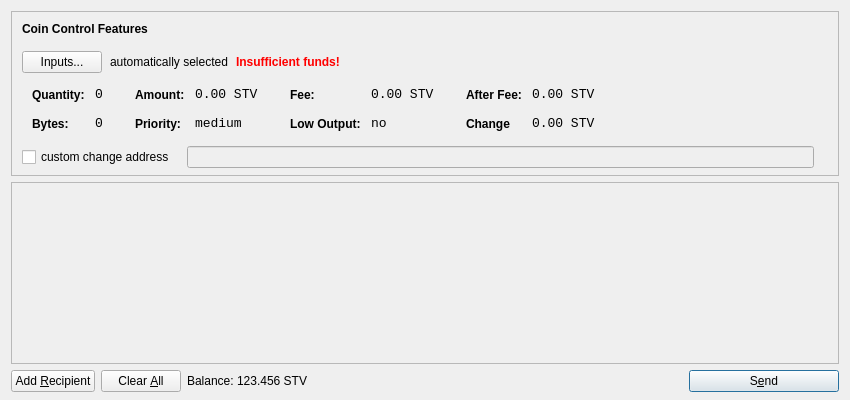
<?xml version="1.0" encoding="UTF-8"?>
<ui version="4.0">
 <class>SendCoinsDialog</class>
 <widget class="QDialog" name="SendCoinsDialog">
  <property name="geometry">
   <rect>
    <x>0</x>
    <y>0</y>
    <width>850</width>
    <height>400</height>
   </rect>
  </property>
  <property name="windowTitle">
   <string>Send Coins</string>
  </property>
  <layout class="QVBoxLayout" name="verticalLayout" stretch="0,1,0">
   <property name="bottomMargin">
    <number>8</number>
   </property>
   <item>
    <widget class="QFrame" name="frameCoinControl">
     <property name="sizePolicy">
      <sizepolicy hsizetype="Expanding" vsizetype="Expanding">
       <horstretch>0</horstretch>
       <verstretch>0</verstretch>
      </sizepolicy>
     </property>
     <property name="maximumSize">
      <size>
       <width>16777215</width>
       <height>16777215</height>
      </size>
     </property>
     <property name="frameShape">
      <enum>QFrame::StyledPanel</enum>
     </property>
     <property name="frameShadow">
      <enum>QFrame::Sunken</enum>
     </property>
     <layout class="QVBoxLayout" name="verticalLayoutCoinControl2">
      <property name="spacing">
       <number>6</number>
      </property>
      <property name="leftMargin">
       <number>0</number>
      </property>
      <property name="topMargin">
       <number>0</number>
      </property>
      <property name="rightMargin">
       <number>0</number>
      </property>
      <property name="bottomMargin">
       <number>6</number>
      </property>
      <item>
       <layout class="QVBoxLayout" name="verticalLayoutCoinControl" stretch="0,0,0,0,1">
        <property name="spacing">
         <number>0</number>
        </property>
        <property name="leftMargin">
         <number>10</number>
        </property>
        <property name="topMargin">
         <number>10</number>
        </property>
        <item>
         <layout class="QHBoxLayout" name="horizontalLayoutCoinControl1">
          <property name="bottomMargin">
           <number>15</number>
          </property>
          <item>
           <widget class="QLabel" name="labelCoinControlFeatures">
            <property name="sizePolicy">
             <sizepolicy hsizetype="Preferred" vsizetype="Maximum">
              <horstretch>0</horstretch>
              <verstretch>0</verstretch>
             </sizepolicy>
            </property>
            <property name="font">
             <font>
              <weight>75</weight>
              <bold>true</bold>
             </font>
            </property>
            <property name="styleSheet">
             <string notr="true">font-weight:bold;</string>
            </property>
            <property name="text">
             <string>Coin Control Features</string>
            </property>
           </widget>
          </item>
         </layout>
        </item>
        <item>
         <layout class="QHBoxLayout" name="horizontalLayoutCoinControl2" stretch="0,0,0,0">
          <property name="spacing">
           <number>8</number>
          </property>
          <property name="bottomMargin">
           <number>10</number>
          </property>
          <item>
           <widget class="QPushButton" name="pushButtonCoinControl">
            <property name="styleSheet">
             <string notr="true"/>
            </property>
            <property name="text">
             <string>Inputs...</string>
            </property>
           </widget>
          </item>
          <item>
           <widget class="QLabel" name="labelCoinControlAutomaticallySelected">
            <property name="text">
             <string>automatically selected</string>
            </property>
            <property name="margin">
             <number>5</number>
            </property>
           </widget>
          </item>
          <item>
           <widget class="QLabel" name="labelCoinControlInsuffFunds">
            <property name="font">
             <font>
              <weight>75</weight>
              <bold>true</bold>
             </font>
            </property>
            <property name="styleSheet">
             <string notr="true">color:red;font-weight:bold;</string>
            </property>
            <property name="text">
             <string>Insufficient funds!</string>
            </property>
            <property name="margin">
             <number>5</number>
            </property>
           </widget>
          </item>
          <item>
           <spacer name="horizontalSpacerCoinControl">
            <property name="orientation">
             <enum>Qt::Horizontal</enum>
            </property>
            <property name="sizeHint" stdset="0">
             <size>
              <width>40</width>
              <height>1</height>
             </size>
            </property>
           </spacer>
          </item>
         </layout>
        </item>
        <item>
         <widget class="QWidget" name="widgetCoinControl" native="true">
          <property name="sizePolicy">
           <sizepolicy hsizetype="Preferred" vsizetype="Preferred">
            <horstretch>0</horstretch>
            <verstretch>0</verstretch>
           </sizepolicy>
          </property>
          <property name="minimumSize">
           <size>
            <width>0</width>
            <height>0</height>
           </size>
          </property>
          <property name="styleSheet">
           <string notr="true"/>
          </property>
          <layout class="QHBoxLayout" name="horizontalLayoutCoinControl5">
           <property name="leftMargin">
            <number>0</number>
           </property>
           <property name="topMargin">
            <number>0</number>
           </property>
           <property name="rightMargin">
            <number>0</number>
           </property>
           <property name="bottomMargin">
            <number>0</number>
           </property>
           <item>
            <layout class="QHBoxLayout" name="horizontalLayoutCoinControl3" stretch="0,0,0,1">
             <property name="spacing">
              <number>20</number>
             </property>
             <property name="topMargin">
              <number>0</number>
             </property>
             <property name="bottomMargin">
              <number>10</number>
             </property>
             <item>
              <layout class="QFormLayout" name="formLayoutCoinControl1">
               <property name="horizontalSpacing">
                <number>10</number>
               </property>
               <property name="verticalSpacing">
                <number>14</number>
               </property>
               <property name="leftMargin">
                <number>10</number>
               </property>
               <property name="topMargin">
                <number>4</number>
               </property>
               <property name="rightMargin">
                <number>6</number>
               </property>
               <item row="0" column="0">
                <widget class="QLabel" name="labelCoinControlQuantityText">
                 <property name="styleSheet">
                  <string notr="true">font-weight:bold;</string>
                 </property>
                 <property name="text">
                  <string>Quantity:</string>
                 </property>
                 <property name="margin">
                  <number>0</number>
                 </property>
                </widget>
               </item>
               <item row="0" column="1">
                <widget class="QLabel" name="labelCoinControlQuantity">
                 <property name="font">
                  <font>
                   <family>Monospace</family>
                   <pointsize>10</pointsize>
                  </font>
                 </property>
                 <property name="cursor">
                  <cursorShape>IBeamCursor</cursorShape>
                 </property>
                 <property name="contextMenuPolicy">
                  <enum>Qt::ActionsContextMenu</enum>
                 </property>
                 <property name="text">
                  <string>0</string>
                 </property>
                 <property name="margin">
                  <number>0</number>
                 </property>
                 <property name="textInteractionFlags">
                  <set>Qt::LinksAccessibleByMouse|Qt::TextSelectableByKeyboard|Qt::TextSelectableByMouse</set>
                 </property>
                </widget>
               </item>
               <item row="1" column="0">
                <widget class="QLabel" name="labelCoinControlBytesText">
                 <property name="styleSheet">
                  <string notr="true">font-weight:bold;</string>
                 </property>
                 <property name="text">
                  <string>Bytes:</string>
                 </property>
                </widget>
               </item>
               <item row="1" column="1">
                <widget class="QLabel" name="labelCoinControlBytes">
                 <property name="font">
                  <font>
                   <family>Monospace</family>
                   <pointsize>10</pointsize>
                  </font>
                 </property>
                 <property name="cursor">
                  <cursorShape>IBeamCursor</cursorShape>
                 </property>
                 <property name="contextMenuPolicy">
                  <enum>Qt::ActionsContextMenu</enum>
                 </property>
                 <property name="text">
                  <string>0</string>
                 </property>
                 <property name="textInteractionFlags">
                  <set>Qt::LinksAccessibleByMouse|Qt::TextSelectableByKeyboard|Qt::TextSelectableByMouse</set>
                 </property>
                </widget>
               </item>
              </layout>
             </item>
             <item>
              <layout class="QFormLayout" name="formLayoutCoinControl2">
               <property name="horizontalSpacing">
                <number>10</number>
               </property>
               <property name="verticalSpacing">
                <number>14</number>
               </property>
               <property name="leftMargin">
                <number>6</number>
               </property>
               <property name="topMargin">
                <number>4</number>
               </property>
               <property name="rightMargin">
                <number>6</number>
               </property>
               <item row="0" column="0">
                <widget class="QLabel" name="labelCoinControlAmountText">
                 <property name="styleSheet">
                  <string notr="true">font-weight:bold;</string>
                 </property>
                 <property name="text">
                  <string>Amount:</string>
                 </property>
                 <property name="margin">
                  <number>0</number>
                 </property>
                </widget>
               </item>
               <item row="0" column="1">
                <widget class="QLabel" name="labelCoinControlAmount">
                 <property name="font">
                  <font>
                   <family>Monospace</family>
                   <pointsize>10</pointsize>
                  </font>
                 </property>
                 <property name="cursor">
                  <cursorShape>IBeamCursor</cursorShape>
                 </property>
                 <property name="contextMenuPolicy">
                  <enum>Qt::ActionsContextMenu</enum>
                 </property>
                 <property name="text">
                  <string>0.00 STV</string>
                 </property>
                 <property name="textInteractionFlags">
                  <set>Qt::LinksAccessibleByMouse|Qt::TextSelectableByKeyboard|Qt::TextSelectableByMouse</set>
                 </property>
                </widget>
               </item>
               <item row="1" column="0">
                <widget class="QLabel" name="labelCoinControlPriorityText">
                 <property name="styleSheet">
                  <string notr="true">font-weight:bold;</string>
                 </property>
                 <property name="text">
                  <string>Priority:</string>
                 </property>
                </widget>
               </item>
               <item row="1" column="1">
                <widget class="QLabel" name="labelCoinControlPriority">
                 <property name="font">
                  <font>
                   <family>Monospace</family>
                   <pointsize>10</pointsize>
                  </font>
                 </property>
                 <property name="cursor">
                  <cursorShape>IBeamCursor</cursorShape>
                 </property>
                 <property name="contextMenuPolicy">
                  <enum>Qt::ActionsContextMenu</enum>
                 </property>
                 <property name="text">
                  <string>medium</string>
                 </property>
                 <property name="textInteractionFlags">
                  <set>Qt::LinksAccessibleByMouse|Qt::TextSelectableByKeyboard|Qt::TextSelectableByMouse</set>
                 </property>
                </widget>
               </item>
              </layout>
             </item>
             <item>
              <layout class="QFormLayout" name="formLayoutCoinControl3">
               <property name="horizontalSpacing">
                <number>10</number>
               </property>
               <property name="verticalSpacing">
                <number>14</number>
               </property>
               <property name="leftMargin">
                <number>6</number>
               </property>
               <property name="topMargin">
                <number>4</number>
               </property>
               <property name="rightMargin">
                <number>6</number>
               </property>
               <item row="0" column="0">
                <widget class="QLabel" name="labelCoinControlFeeText">
                 <property name="styleSheet">
                  <string notr="true">font-weight:bold;</string>
                 </property>
                 <property name="text">
                  <string>Fee:</string>
                 </property>
                 <property name="margin">
                  <number>0</number>
                 </property>
                </widget>
               </item>
               <item row="0" column="1">
                <widget class="QLabel" name="labelCoinControlFee">
                 <property name="font">
                  <font>
                   <family>Monospace</family>
                   <pointsize>10</pointsize>
                  </font>
                 </property>
                 <property name="cursor">
                  <cursorShape>IBeamCursor</cursorShape>
                 </property>
                 <property name="contextMenuPolicy">
                  <enum>Qt::ActionsContextMenu</enum>
                 </property>
                 <property name="text">
                  <string>0.00 STV</string>
                 </property>
                 <property name="textInteractionFlags">
                  <set>Qt::LinksAccessibleByMouse|Qt::TextSelectableByKeyboard|Qt::TextSelectableByMouse</set>
                 </property>
                </widget>
               </item>
               <item row="1" column="0">
                <widget class="QLabel" name="labelCoinControlLowOutputText">
                 <property name="styleSheet">
                  <string notr="true">font-weight:bold;</string>
                 </property>
                 <property name="text">
                  <string>Low Output:</string>
                 </property>
                </widget>
               </item>
               <item row="1" column="1">
                <widget class="QLabel" name="labelCoinControlLowOutput">
                 <property name="font">
                  <font>
                   <family>Monospace</family>
                   <pointsize>10</pointsize>
                  </font>
                 </property>
                 <property name="cursor">
                  <cursorShape>IBeamCursor</cursorShape>
                 </property>
                 <property name="contextMenuPolicy">
                  <enum>Qt::ActionsContextMenu</enum>
                 </property>
                 <property name="text">
                  <string>no</string>
                 </property>
                 <property name="textInteractionFlags">
                  <set>Qt::LinksAccessibleByMouse|Qt::TextSelectableByKeyboard|Qt::TextSelectableByMouse</set>
                 </property>
                </widget>
               </item>
              </layout>
             </item>
             <item>
              <layout class="QFormLayout" name="formLayoutCoinControl4">
               <property name="horizontalSpacing">
                <number>10</number>
               </property>
               <property name="verticalSpacing">
                <number>14</number>
               </property>
               <property name="leftMargin">
                <number>6</number>
               </property>
               <property name="topMargin">
                <number>4</number>
               </property>
               <property name="rightMargin">
                <number>6</number>
               </property>
               <item row="0" column="0">
                <widget class="QLabel" name="labelCoinControlAfterFeeText">
                 <property name="styleSheet">
                  <string notr="true">font-weight:bold;</string>
                 </property>
                 <property name="text">
                  <string>After Fee:</string>
                 </property>
                 <property name="margin">
                  <number>0</number>
                 </property>
                </widget>
               </item>
               <item row="0" column="1">
                <widget class="QLabel" name="labelCoinControlAfterFee">
                 <property name="font">
                  <font>
                   <family>Monospace</family>
                   <pointsize>10</pointsize>
                  </font>
                 </property>
                 <property name="cursor">
                  <cursorShape>IBeamCursor</cursorShape>
                 </property>
                 <property name="contextMenuPolicy">
                  <enum>Qt::ActionsContextMenu</enum>
                 </property>
                 <property name="text">
                  <string>0.00 STV</string>
                 </property>
                 <property name="textInteractionFlags">
                  <set>Qt::LinksAccessibleByMouse|Qt::TextSelectableByKeyboard|Qt::TextSelectableByMouse</set>
                 </property>
                </widget>
               </item>
               <item row="1" column="0">
                <widget class="QLabel" name="labelCoinControlChangeText">
                 <property name="styleSheet">
                  <string notr="true">font-weight:bold;</string>
                 </property>
                 <property name="text">
                  <string>Change</string>
                 </property>
                </widget>
               </item>
               <item row="1" column="1">
                <widget class="QLabel" name="labelCoinControlChange">
                 <property name="font">
                  <font>
                   <family>Monospace</family>
                   <pointsize>10</pointsize>
                  </font>
                 </property>
                 <property name="cursor">
                  <cursorShape>IBeamCursor</cursorShape>
                 </property>
                 <property name="contextMenuPolicy">
                  <enum>Qt::ActionsContextMenu</enum>
                 </property>
                 <property name="text">
                  <string>0.00 STV</string>
                 </property>
                 <property name="textInteractionFlags">
                  <set>Qt::LinksAccessibleByMouse|Qt::TextSelectableByKeyboard|Qt::TextSelectableByMouse</set>
                 </property>
                </widget>
               </item>
              </layout>
             </item>
            </layout>
           </item>
          </layout>
         </widget>
        </item>
        <item>
         <layout class="QHBoxLayout" name="horizontalLayoutCoinControl4" stretch="0,0,0">
          <property name="spacing">
           <number>12</number>
          </property>
          <property name="sizeConstraint">
           <enum>QLayout::SetDefaultConstraint</enum>
          </property>
          <property name="topMargin">
           <number>5</number>
          </property>
          <property name="rightMargin">
           <number>5</number>
          </property>
          <item>
           <widget class="QCheckBox" name="checkBoxCoinControlChange">
            <property name="text">
             <string>custom change address</string>
            </property>
           </widget>
          </item>
          <item>
           <widget class="QLineEdit" name="lineEditCoinControlChange">
            <property name="enabled">
             <bool>false</bool>
            </property>
            <property name="sizePolicy">
             <sizepolicy hsizetype="Expanding" vsizetype="Fixed">
              <horstretch>0</horstretch>
              <verstretch>0</verstretch>
             </sizepolicy>
            </property>
           </widget>
          </item>
          <item>
           <widget class="QLabel" name="labelCoinControlChangeLabel">
            <property name="sizePolicy">
             <sizepolicy hsizetype="Preferred" vsizetype="Expanding">
              <horstretch>0</horstretch>
              <verstretch>0</verstretch>
             </sizepolicy>
            </property>
            <property name="minimumSize">
             <size>
              <width>0</width>
              <height>0</height>
             </size>
            </property>
            <property name="text">
             <string/>
            </property>
            <property name="margin">
             <number>3</number>
            </property>
           </widget>
          </item>
         </layout>
        </item>
        <item>
         <spacer name="verticalSpacerCoinControl">
          <property name="orientation">
           <enum>Qt::Vertical</enum>
          </property>
          <property name="sizeHint" stdset="0">
           <size>
            <width>800</width>
            <height>1</height>
           </size>
          </property>
         </spacer>
        </item>
       </layout>
      </item>
     </layout>
    </widget>
   </item>
   <item>
    <widget class="QScrollArea" name="scrollArea">
     <property name="widgetResizable">
      <bool>true</bool>
     </property>
     <widget class="QWidget" name="scrollAreaWidgetContents">
      <property name="geometry">
       <rect>
        <x>0</x>
        <y>0</y>
        <width>830</width>
        <height>172</height>
       </rect>
      </property>
      <layout class="QVBoxLayout" name="verticalLayout_2">
       <property name="leftMargin">
        <number>0</number>
       </property>
       <property name="topMargin">
        <number>0</number>
       </property>
       <property name="rightMargin">
        <number>0</number>
       </property>
       <property name="bottomMargin">
        <number>0</number>
       </property>
       <item>
        <layout class="QVBoxLayout" name="entries">
         <property name="spacing">
          <number>6</number>
         </property>
        </layout>
       </item>
       <item>
        <spacer name="verticalSpacer">
         <property name="orientation">
          <enum>Qt::Vertical</enum>
         </property>
         <property name="sizeHint" stdset="0">
          <size>
           <width>20</width>
           <height>40</height>
          </size>
         </property>
        </spacer>
       </item>
      </layout>
     </widget>
    </widget>
   </item>
   <item>
    <layout class="QHBoxLayout" name="horizontalLayout">
     <item>
      <widget class="QPushButton" name="addButton">
       <property name="toolTip">
        <string>Send to multiple recipients at once</string>
       </property>
       <property name="text">
        <string>Add &amp;Recipient</string>
       </property>
       <property name="icon">
        <iconset resource="../bitcoin.qrc">
         <normaloff>:/icons/add</normaloff>:/icons/add</iconset>
       </property>
       <property name="autoDefault">
        <bool>false</bool>
       </property>
      </widget>
     </item>
     <item>
      <widget class="QPushButton" name="clearButton">
       <property name="sizePolicy">
        <sizepolicy hsizetype="Minimum" vsizetype="Fixed">
         <horstretch>0</horstretch>
         <verstretch>0</verstretch>
        </sizepolicy>
       </property>
       <property name="toolTip">
        <string>Remove all transaction fields</string>
       </property>
       <property name="text">
        <string>Clear &amp;All</string>
       </property>
       <property name="icon">
        <iconset resource="../bitcoin.qrc">
         <normaloff>:/icons/remove</normaloff>:/icons/remove</iconset>
       </property>
       <property name="autoRepeatDelay">
        <number>300</number>
       </property>
       <property name="autoDefault">
        <bool>false</bool>
       </property>
      </widget>
     </item>
     <item>
      <layout class="QHBoxLayout" name="horizontalLayout_2">
       <property name="spacing">
        <number>3</number>
       </property>
       <item>
        <widget class="QLabel" name="label">
         <property name="sizePolicy">
          <sizepolicy hsizetype="Preferred" vsizetype="Fixed">
           <horstretch>0</horstretch>
           <verstretch>0</verstretch>
          </sizepolicy>
         </property>
         <property name="text">
          <string>Balance:</string>
         </property>
        </widget>
       </item>
       <item>
        <widget class="QLabel" name="labelBalance">
         <property name="sizePolicy">
          <sizepolicy hsizetype="Preferred" vsizetype="Fixed">
           <horstretch>0</horstretch>
           <verstretch>0</verstretch>
          </sizepolicy>
         </property>
         <property name="cursor">
          <cursorShape>IBeamCursor</cursorShape>
         </property>
         <property name="text">
          <string>123.456 STV</string>
         </property>
         <property name="textInteractionFlags">
          <set>Qt::LinksAccessibleByMouse|Qt::TextSelectableByKeyboard|Qt::TextSelectableByMouse</set>
         </property>
        </widget>
       </item>
      </layout>
     </item>
     <item>
      <spacer name="horizontalSpacer">
       <property name="orientation">
        <enum>Qt::Horizontal</enum>
       </property>
       <property name="sizeHint" stdset="0">
        <size>
         <width>40</width>
         <height>20</height>
        </size>
       </property>
      </spacer>
     </item>
     <item>
      <widget class="QPushButton" name="sendButton">
       <property name="minimumSize">
        <size>
         <width>150</width>
         <height>0</height>
        </size>
       </property>
       <property name="toolTip">
        <string>Confirm the send action</string>
       </property>
       <property name="text">
        <string>S&amp;end</string>
       </property>
       <property name="icon">
        <iconset resource="../bitcoin.qrc">
         <normaloff>:/icons/send</normaloff>:/icons/send</iconset>
       </property>
       <property name="default">
        <bool>true</bool>
       </property>
      </widget>
     </item>
    </layout>
   </item>
  </layout>
 </widget>
 <resources>
  <include location="../bitcoin.qrc"/>
 </resources>
 <connections/>
</ui>
